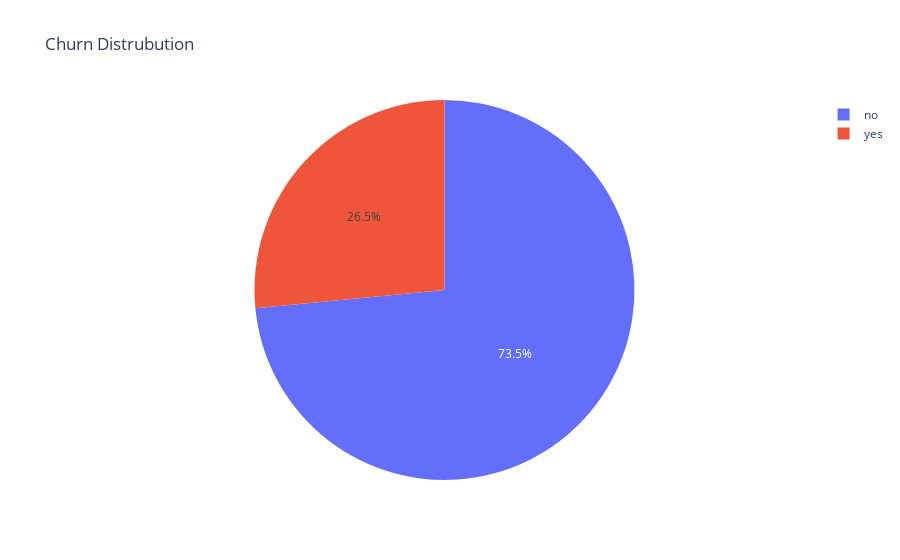

Notebook code cell kept with this figure:
### Code cell
import plotly.express as px
import numpy
 
random_x =churn_cust_data["Churn"].value_counts().to_list()
names = ['no', 'yes']
 
fig = px.pie(values=random_x, names=names,title='Churn Distrubution')
fig.show()

### Figure 1 — Plotly figure (JSON) as saved in the notebook; plotly's stock layout.template omitted (floating-point values rounded to 4 significant figures)
{"data": [{"domain": {"x": [0, 1], "y": [0, 1]}, "hovertemplate": "label=%{label}<br>value=%{value}<extra></extra>", "labels": ["no", "yes"], "legendgroup": "", "name": "", "showlegend": true, "type": "pie", "values": [5174, 1869]}], "layout": {"legend": {"tracegroupgap": 0}, "title": {"text": "Churn Distrubution"}}}
